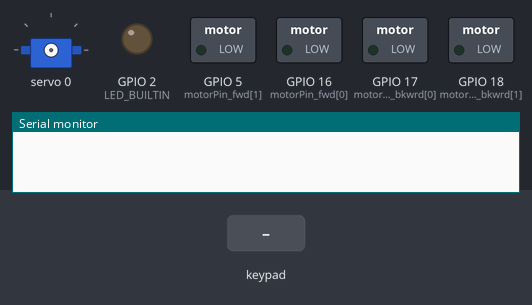
A sketch run on a simulated ESP32. Parts: servo, switched loads named in the sketch (green lamp = pin HIGH), output pins drawn as LEDs (lit = HIGH), the last lines printed to the serial monitor. Dashed ring = blinking. The inputs (shaded band) are chosen by the test bench.

Above: at 1.2 s.
1.3 s: key 'U' pressed
At 1.36 s:
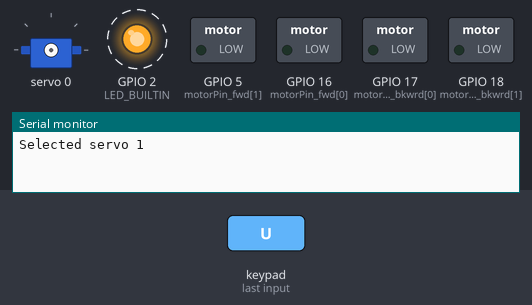
3.1 s: key 'X' pressed
At 4.2 s:
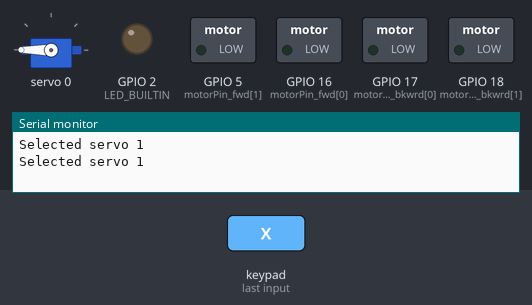
4.8 s: key '-' pressed
At 4.9 s:
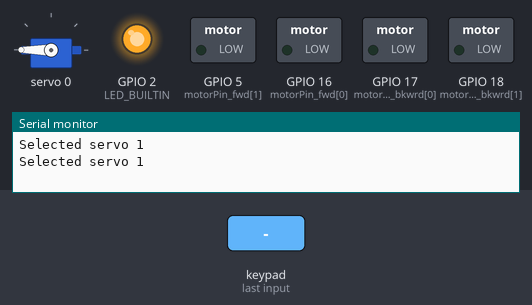
7.2 s: key 'D' pressed
At 7.4 s:
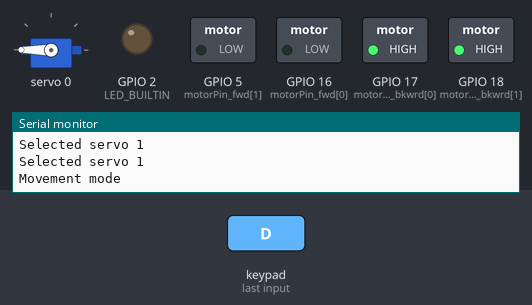
9.1 s: key 'L' pressed
At 9.3 s:
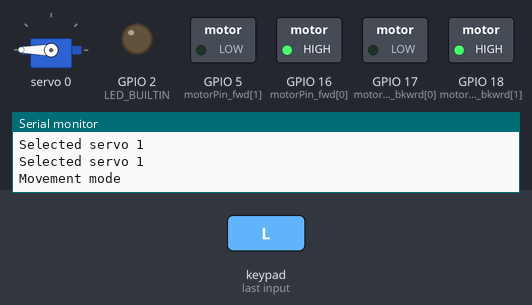
11.0 s: key 'R' pressed
At 11.2 s:
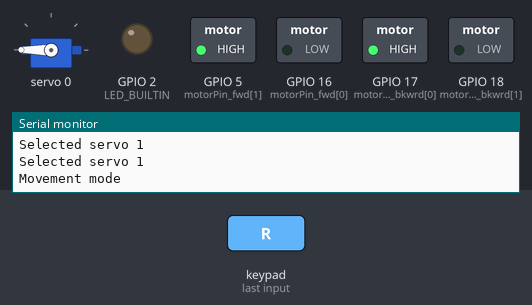
Timing chart, 0 to 13.9 s (numbered marks = the images above; inputs shaded):
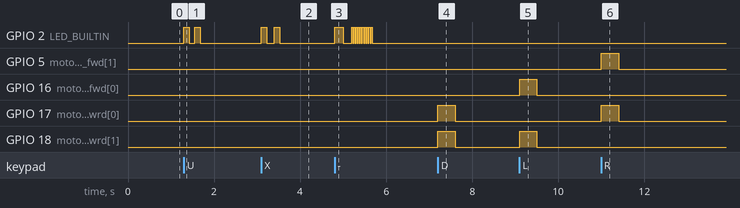

Measured:
- after the input at 1.3 s, GPIO 2 (LED_BUILTIN): alternates HIGH for 0.13 s and LOW for 0.13 s, 4 changes in all, then stays LOW, starting at once
- after the input at 3.1 s, GPIO 2 (LED_BUILTIN): alternates HIGH for 0.13 s and LOW for 0.18 s, 4 changes in all, then stays LOW, starting at once
- after the input at 4.8 s, GPIO 2 (LED_BUILTIN): goes HIGH 0.20 s, LOW 0.20 s, 9 × (HIGH 0.03 s, LOW 0.03 s), HIGH 0.03 s, then LOW, starting at once
- after the input at 7.2 s, GPIO 17 (motorPin_bkwrd[0]), GPIO 18 (motorPin_bkwrd[1]): LOW → HIGH at once, → LOW 0.40 s later
- after the input at 9.1 s, GPIO 16 (motorPin_fwd[0]), GPIO 18 (motorPin_bkwrd[1]): LOW → HIGH at once, → LOW 0.40 s later
- after the input at 11.0 s, GPIO 5 (motorPin_fwd[1]), GPIO 17 (motorPin_bkwrd[0]): LOW → HIGH at once, → LOW 0.40 s later

The sketch:

sketch_dabble.ino
```cpp
#define CUSTOM_SETTINGS
#define INCLUDE_GAMEPAD_MODULE

#include <DabbleESP32.h>
#include <Wire.h>
#include <Adafruit_PWMServoDriver.h>
#define LED_BUILTIN 2
#include <driver/ledc.h>

// Movement
const byte motorPin_fwd[] = {16 , 5};   // IN Pins
const byte motorPin_bkwrd[] = { 17, 18}; // IN  pins
const uint8_t movementDelay = 250; // Determines a minimum delay upto which robot will move for a single input


// Arm

Adafruit_PWMServoDriver servoDriver = Adafruit_PWMServoDriver(0x40);

#define servoMIN  150 // This is the 'minimum' pulse length count (out of 4096)
#define servoMAX  600 // This is the 'maximum' pulse length count (out of 4096)

uint8_t min_val[] = { 90 , 0 , 0 , 0 , 0 , 0 };
uint8_t max_val[] = { 180 , 180 , 180 , 180 , 180 , 180 };
uint8_t servoDelay[] = { 50 , 50 , 50 , 50 , 50 , 50 }; // customize sensitivity for each servo
uint8_t value[] = { 0 , 0 , 0 , 0 , 0 , 0 };
byte servo = 0;

// if true , in  movement mode
bool mode = false;
bool debug = false;

void setup() {
  for (int i = 0; i < 2; i++) {
    pinMode(motorPin_fwd[i], OUTPUT);
    pinMode(motorPin_bkwrd[i], OUTPUT);
  }
  pinMode(LED_BUILTIN, OUTPUT);

  servoDriver.begin();
  servoDriver.setPWMFreq(60);

  processMovement(-1);

  Serial.begin(115200);           // make sure your Serial Monitor is also set at this baud rate.
  Dabble.begin("ESPController");  //set bluetooth name of your device
}

void loop() {
  int movement = -1;
  Dabble.processInput();

  if (GamePad.isUpPressed()) {

    if (mode) {
      movement = 0;
    } else {
      Serial.println("Selected servo 1");
      servo = 0;
      blink(1 , 125);
    }
  }

  if (GamePad.isRightPressed()) {
    if (mode) {
      movement = 3;
    } else {
    Serial.println("Selected servo 2");
    servo = 1;
    blink(2 , 125);
    }
  }

  if (GamePad.isDownPressed()) {
    if (mode) {
      movement = 1;
    } else {
    Serial.println("Selected servo 3");
    servo = 2;
    blink(3 , 125);
    }
  }

  if (GamePad.isLeftPressed()) {
    if (mode) {
      movement = 2;
    } else {
    Serial.println("Selected servo 4");
    servo = 3;
    blink(4 , 125);
    }
  }


  if (GamePad.isSquarePressed())
  {
    Serial.println("Selected servo 5");
    servo = 4;
    blink(5 , 125);
  }

  if (GamePad.isCirclePressed())
  {
    Serial.println("Selected servo 6");
    servo = 5;
    blink(6 , 125);
  }

  if (GamePad.isCrossPressed()) {
    blink(1 , 125);
    moveServo(false);
  }

  if (GamePad.isTrianglePressed()) {
    blink(1 , 125);
    moveServo(true);
  }

  if (GamePad.isSelectPressed()) {
    mode = !mode;
    blink(1 , 200);
    if(mode) {
      blink(10 , 25);
      Serial.println("Movement mode");
    } else {
      Serial.println("Robotic arm controlling mode");
    }

  }

  if(GamePad.isStartPressed()) {
    if(mode) {
    blink(10 , 25);
    processMovement(-1);
    }
  }

  processMovement(movement);

  if(debug && mode) {
      Serial.println(String(digitalRead(motorPin_fwd[0])) + " , " + String(motorPin_bkwrd[0]) + " , " + String(motorPin_fwd[1]) + " , " + String(motorPin_bkwrd[1]));
      delay(700);
  }
}

void moveServo(bool up) {

  if((value[servo] == max_val[servo]) && up) {
    if(debug) {
      Serial.println("Servo " + String(servo + 1) + " reached its max value.");
    }
    return;
  }
  if((value[servo] == min_val[servo]) && (!up)) {
    if(debug) {
      Serial.println("Servo " + String(servo + 1) + " reached its min value.");
    }
    return;
  }
  if(up) {++value[servo];} else {--value[servo];}

  servoDriver.setPWM(servo, 0, map(value[servo], 0, 180, servoMIN, servoMAX));
  delay(servoDelay[servo]);
  if(debug) {
  Serial.println("Angle of Servo " + String(servo + 1) + " :" + String(value[servo]));
  }
}

void blink(uint8_t n , uint16_t d) {
  for (uint8_t i = 1; i <= n; i++) {
    digitalWrite(LED_BUILTIN, HIGH);
    delay(d);
    digitalWrite(LED_BUILTIN, LOW);
    delay(d);
  }
}

// Movement part

// @dirn : 0 -> front ; 1 -> back; 2 -> left; 3 -> right
void processMovement(byte dirn) {
  switch(dirn) {

    case 0 :  if(debug) {Serial.println("Move forward");}
              moveMotor(0 , 1);
              moveMotor(1 , 1);
              break;

    case 1 :  if(debug) {Serial.println("Move backward");}
              moveMotor(0 , 2);
              moveMotor(1 , 2);
              break;

    case 2 :  if(debug) {Serial.println("Move left");}
              moveMotor(0 , 1);
              moveMotor(1 , 2);
              break;

    case 3 :  if(debug) {Serial.println("Move right");}
              moveMotor(0 , 2);
              moveMotor(1 , 1);
              break;

    default : if(debug){Serial.println("STOP");}
              moveMotor(0, 0);
              moveMotor(1, 0);
              break;
  }
}


void moveMotor(byte motor , byte direction) {
  switch(direction) {
    case 1 :  digitalWrite(motorPin_fwd[motor], HIGH);
              digitalWrite(motorPin_bkwrd[motor], LOW);
              break;

    case 0 :  digitalWrite(motorPin_fwd[motor],LOW);
              digitalWrite(motorPin_bkwrd[motor], LOW);
              break;

    case 2 :  digitalWrite(motorPin_fwd[motor], LOW);
              digitalWrite(motorPin_bkwrd[motor], HIGH);
              break;

    default : digitalWrite(motorPin_fwd[motor],LOW);
              digitalWrite(motorPin_bkwrd[motor], LOW);
              break;
  }
}
```
